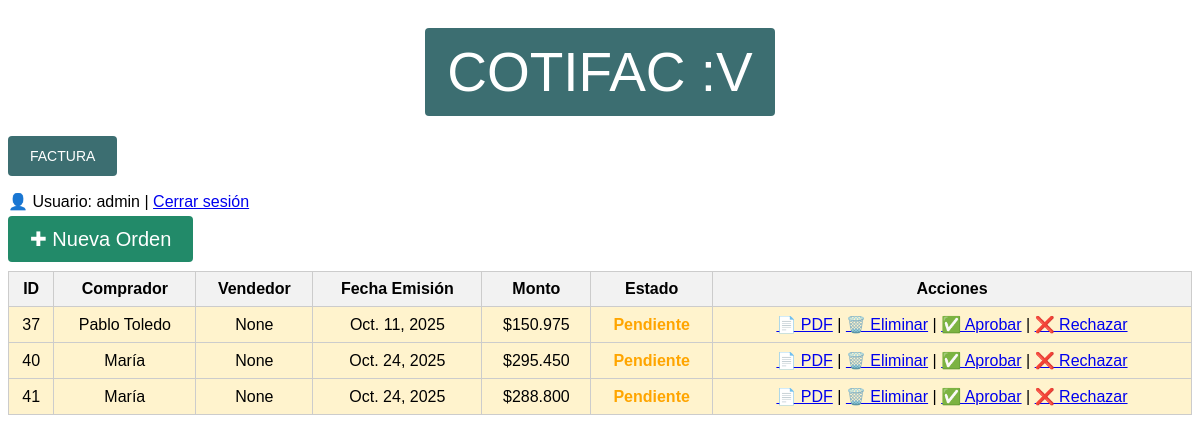
The app's page / (signed in) with its own data.
### COTIFAC/models.py (models this page shows, shortened)
class OrdenCompra(models.Model):
    comprador = models.CharField(max_length=200)
    vendedor = models.CharField(max_length=200, blank=True, null=True)
    fecha_emision = models.DateField()
    fecha_vencimiento = models.DateField()
    descuento = models.DecimalField(max_digits=5, decimal_places=2, default=0)
    monto_total = models.DecimalField(max_digits=12, decimal_places=2)
    usuario = models.ForeignKey(User, on_delete=models.CASCADE)
    estado = models.CharField(max_length=20, choices=[
        ("pendiente", "Pendiente"),
        ("aprobada", "Aprobada"),
        ("rechazada", "Rechazada"),
    ], default="pendiente")

### COTIFAC/views.py (the view)
# urls.py: path("", views.orden_list, name="orden_list"),
@login_required
def orden_list(request):
    if request.user.is_superuser:
        ordenes = OrdenCompra.objects.all()
    else:
        ordenes = OrdenCompra.objects.filter(usuario=request.user)
    return render(request, "COTIFAC/orden_list.html", {"ordenes": ordenes})

### COTIFAC/templatetags/filtros.py (called while the page is built)
@register.filter
def formato_moneda(value):
    try:
        valor = float(value)
        return f"{valor:,.0f}".replace(",", ".")
    except (ValueError, TypeError):
        return value

### COTIFAC/templates/COTIFAC/orden_list.html (shortened to what this page needs)
{% load filtros %}
<!DOCTYPE html>
<html lang="es">
<head>
</head>
<body>
  <div class="Titulo-Principal">
    <button class="Titulo-Principal">COTIFAC :V</button>
  </div>
  <button type="submit">FACTURA</button>
  <p>
    👤 Usuario: {{ request.user.username }} |
    <a href="{% url 'logout' %}">Cerrar sesión</a>
  </p>
  <a class="NuevaOrden" href="{% url 'orden_create' %}">✚ Nueva Orden</a>
  <table>
    <tr>
      <th>ID</th>
      <th>Comprador</th>
      <th>Vendedor</th>
      <th>Fecha Emisión</th>
      <th>Monto</th>
      <th>Estado</th>
      <th>Acciones</th>
    </tr>
    {% for orden in ordenes %}
    <tr class="fila-{{ orden.estado }}">
      <td>{{ orden.id }}</td>
      <td>{{ orden.comprador }}</td>
      <td>{{ orden.vendedor }}</td>
      <td>{{ orden.fecha_emision }}</td>
      <td>${{ orden.monto_total|formato_moneda }}</td>
      <td class="estado">
        {% if orden.estado == "pendiente" %}
          <span class="pendiente">Pendiente</span>
        {% elif orden.estado == "aprobada" %}
          <span class="aprobada">Aprobada</span>
        {% else %}
          <span class="rechazada">Rechazada</span>
        {% endif %}
      </td>
      <td>
        <a href="{% url 'orden_pdf' orden.id %}">📄 PDF</a> |
        <a href="{% url 'orden_delete' orden.id %}" onclick="return confirm('¿Seguro que deseas eliminar esta orden?');">🗑️ Eliminar</a>
        {% if request.user.is_superuser %}
          | <a href="{% url 'orden_aprobar' orden.id %}">✅ Aprobar</a>
          | <a href="{% url 'orden_rechazar' orden.id %}">❌ Rechazar</a>
        {% endif %}
      </td>
    </tr>
    {% empty %}
    <tr><td colspan="7">No hay órdenes</td></tr>
    {% endfor %}
  </table>
</body>
</html>

### COTIFAC/templates/COTIFAC/orden_list.html (style rules this page uses)
body { font-family: Arial, sans-serif; }
table { border-collapse: collapse; width: 100%; margin-top: 20px; }
th, td { border: 1px solid #ccc; padding: 8px; text-align: center; }
th { background-color: #f2f2f2; }
.fila-pendiente { background-color: #fff3cd; }
.estado { font-weight: bold; }
.pendiente { color: orange; }
button { margin-top: 20px; padding: 12px 22px; font-size: 14px; background-color: #3c6e71; color: white; border: none; border-radius: 4px; cursor: pointer; }
.Titulo-Principal { font-size: 55px; text-align: center; }
.NuevaOrden { margin-top: 20px; padding: 12px 22px; font-size: 20px; background-color: #228a69; color: rgb(255, 255, 255); border: none; border-radius: 4px; cursor: pointer; text-decoration: none; }

### records on screen
OrdenCompra: id "37", comprador "Pablo Toledo", vendedor "None", fecha_emision "Oct. 11, 2025", monto_total "150.975", estado "Pendiente"
OrdenCompra: id "40", comprador "María", vendedor "None", fecha_emision "Oct. 24, 2025", monto_total "295.450", estado "Pendiente"
OrdenCompra: id "41", comprador "María", vendedor "None", fecha_emision "Oct. 24, 2025", monto_total "288.800", estado "Pendiente"

### other values on screen
{{ request.user.username }} "admin"
